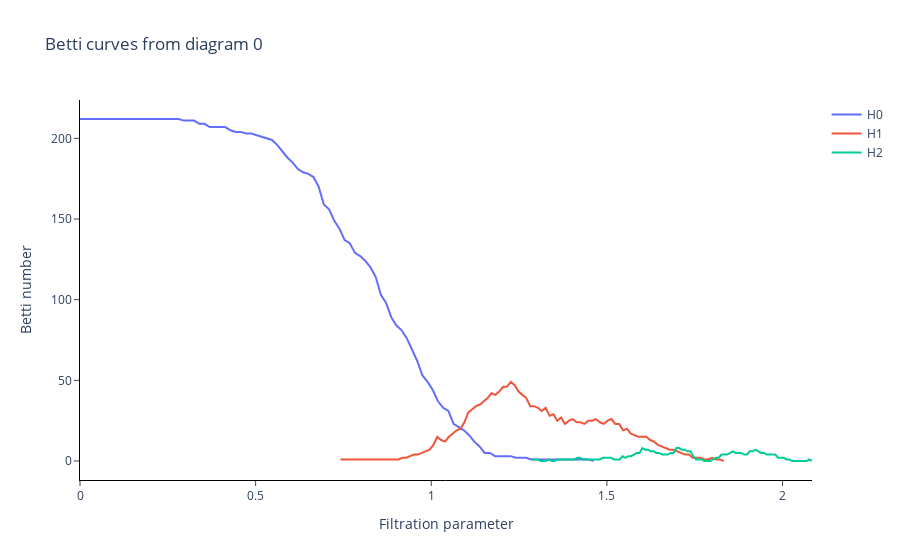

Here is the notebook cell this chart was saved with:
### Code cell
x = contaminantes_persistence.fit_transform(y_periodic_embedded)




BCurve = BettiCurve(
    )
print("Persistence diagram for periodic signal")
BCurve.fit_transform_plot(x)
